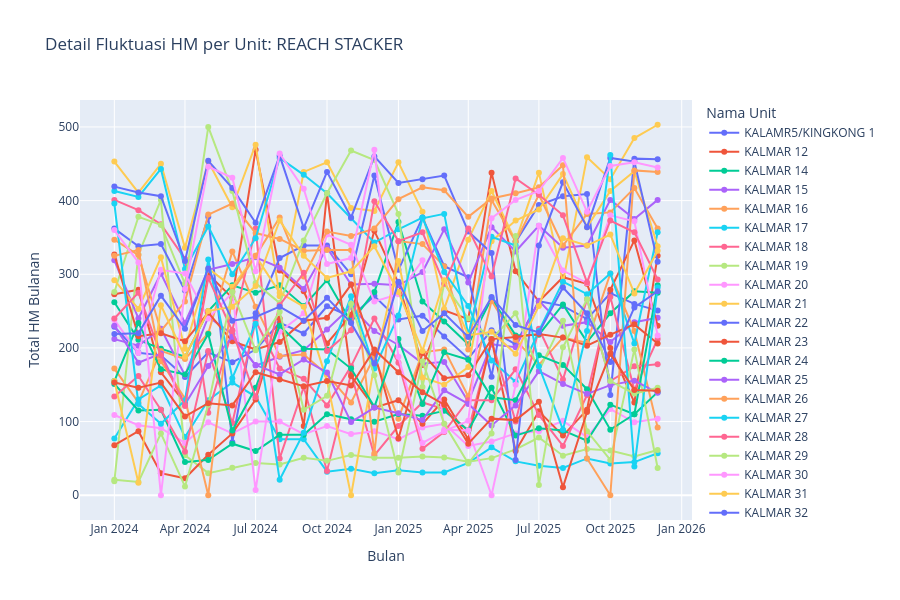

Write notebook code for a chart like this one.
### Markdown cell above
### Tren HM Reach Stacker

### Code cell
# --- AGREGASI BULANAN PER UNIT ---
# Menjumlahkan HM harian menjadi 1 titik total per bulan untuk setiap unit
df_unit_monthly = df_all.groupby(['TYPE', 'EQUIP NAME', 'TAHUN_BULAN'])['Delta_HM'].sum().reset_index()

# 1. Plot Khusus REACH STACKER
df_rs = df_unit_monthly[df_unit_monthly['TYPE'] == 'REACH STACKER']

fig_rs = px.line(df_rs, x='TAHUN_BULAN', y='Delta_HM', color='EQUIP NAME', 
              title='Detail Fluktuasi HM per Unit: REACH STACKER',
              labels={'TAHUN_BULAN': 'Bulan', 'Delta_HM': 'Total HM Bulanan'},
              markers=True)

fig_rs.update_layout(height=600, legend_title_text='Nama Unit')
fig_rs.show()

### Figure 1 — Plotly figure (JSON) as saved in the notebook; plotly's stock layout.template omitted (floating-point values rounded to 4 significant figures)
{"data": [{"hovertemplate": "EQUIP NAME=KALAMR5/KINGKONG 1<br>Bulan=%{x}<br>Total HM Bulanan=%{y}<extra></extra>", "legendgroup": "KALAMR5/KINGKONG 1", "line": {"color": "#636efa", "dash": "solid"}, "marker": {"symbol": "circle"}, "mode": "lines+markers", "name": "KALAMR5/KINGKONG 1", "orientation": "v", "showlegend": true, "type": "scatter", "x": ["2024-01", "2024-02", "2024-03", "2024-04", "2024-05", "2024-06", "2024-07", "2024-08", "2024-09", "2024-10", "2024-11", "2024-12", "2025-01", "2025-02", "2025-03", "2025-04", "2025-05", "2025-06", "2025-07", "2025-08", "2025-09", "2025-10", "2025-11", "2025-12"], "xaxis": "x", "y": [228.7, 193.5, 189.9, 160.5, 194, 180.4, 197.8, 234.1, 219.7, 256.5, 242.2, 270.5, 238.7, 243.8, 215.4, 185.8, 223.9, 204.9, 263.5, 257.1, 239.2, 274.3, 259.8, 250.7], "yaxis": "y"}, {"hovertemplate": "EQUIP NAME=KALMAR 12<br>Bulan=%{x}<br>Total HM Bulanan=%{y}<extra></extra>", "legendgroup": "KALMAR 12", "line": {"color": "#EF553B", "dash": "solid"}, "marker": {"symbol": "circle"}, "mode": "lines+markers", "name": "KALMAR 12", "orientation": "v", "showlegend": true, "type": "scatter", "x": ["2024-01", "2024-02", "2024-03", "2024-04", "2024-05", "2024-06", "2024-07", "2024-08", "2024-09", "2024-10", "2024-11", "2024-12", "2025-01", "2025-02", "2025-03", "2025-04", "2025-05", "2025-06", "2025-07", "2025-08", "2025-09", "2025-10", "2025-11", "2025-12"], "xaxis": "x", "y": [273, 279, 167, 125, 300, 268, 469, 305, 277, 206, 245, 359, 288, 177, 251, 239, 438, 304, 263, 296, 287, 200, 126, 325], "yaxis": "y"}, {"hovertemplate": "EQUIP NAME=KALMAR 14<br>Bulan=%{x}<br>Total HM Bulanan=%{y}<extra></extra>", "legendgroup": "KALMAR 14", "line": {"color": "#00cc96", "dash": "solid"}, "marker": {"symbol": "circle"}, "mode": "lines+markers", "name": "KALMAR 14", "orientation": "v", "showlegend": true, "type": "scatter", "x": ["2024-01", "2024-02", "2024-03", "2024-04", "2024-05", "2024-06", "2024-07", "2024-08", "2024-09", "2024-10", "2024-11", "2024-12", "2025-01", "2025-02", "2025-03", "2025-04", "2025-05", "2025-06", "2025-07", "2025-08", "2025-09", "2025-10", "2025-11", "2025-12"], "xaxis": "x", "y": [262, 211, 199, 188, 250, 285, 275, 285, 257, 292, 235, 276, 371, 263, 236, 205, 267, 217, 218, 259, 208, 247, 277, 275], "yaxis": "y"}, {"hovertemplate": "EQUIP NAME=KALMAR 15<br>Bulan=%{x}<br>Total HM Bulanan=%{y}<extra></extra>", "legendgroup": "KALMAR 15", "line": {"color": "#ab63fa", "dash": "solid"}, "marker": {"symbol": "circle"}, "mode": "lines+markers", "name": "KALMAR 15", "orientation": "v", "showlegend": true, "type": "scatter", "x": ["2024-01", "2024-02", "2024-03", "2024-04", "2024-05", "2024-06", "2024-07", "2024-08", "2024-09", "2024-10", "2024-11", "2024-12", "2025-01", "2025-02", "2025-03", "2025-04", "2025-05", "2025-06", "2025-07", "2025-08", "2025-09", "2025-10", "2025-11", "2025-12"], "xaxis": "x", "y": [212, 203, 226, 163, 242, 219, 176, 188, 197, 225, 256, 223, 204, 179, 181, 127, 205, 201, 264, 230, 235, 208, 235, 241], "yaxis": "y"}, {"hovertemplate": "EQUIP NAME=KALMAR 16<br>Bulan=%{x}<br>Total HM Bulanan=%{y}<extra></extra>", "legendgroup": "KALMAR 16", "line": {"color": "#FFA15A", "dash": "solid"}, "marker": {"symbol": "circle"}, "mode": "lines+markers", "name": "KALMAR 16", "orientation": "v", "showlegend": true, "type": "scatter", "x": ["2024-01", "2024-02", "2024-03", "2024-04", "2024-05", "2024-06", "2024-07", "2024-08", "2024-09", "2024-10", "2024-11", "2024-12", "2025-01", "2025-02", "2025-03", "2025-04", "2025-05", "2025-06", "2025-07", "2025-08", "2025-09", "2025-10", "2025-11", "2025-12"], "xaxis": "x", "y": [172, 126, 196, 185, 220, 331, 256, 189, 191, 164, 126, 188, 104, 194, 198, 134, 264, 211, 177, 214, 207, 301, 223, 92], "yaxis": "y"}, {"hovertemplate": "EQUIP NAME=KALMAR 17<br>Bulan=%{x}<br>Total HM Bulanan=%{y}<extra></extra>", "legendgroup": "KALMAR 17", "line": {"color": "#19d3f3", "dash": "solid"}, "marker": {"symbol": "circle"}, "mode": "lines+markers", "name": "KALMAR 17", "orientation": "v", "showlegend": true, "type": "scatter", "x": ["2024-01", "2024-02", "2024-03", "2024-04", "2024-05", "2024-06", "2024-07", "2024-08", "2024-09", "2024-10", "2024-11", "2024-12", "2025-01", "2025-02", "2025-03", "2025-04", "2025-05", "2025-06", "2025-07", "2025-08", "2025-09", "2025-10", "2025-11", "2025-12"], "xaxis": "x", "y": [77, 130, 149, 79, 129, 153, 134, 76, 76, 32, 36, 30, 34, 31, 31, 44, 65, 46, 40, 37, 50, 43, 45, 57], "yaxis": "y"}, {"hovertemplate": "EQUIP NAME=KALMAR 18<br>Bulan=%{x}<br>Total HM Bulanan=%{y}<extra></extra>", "legendgroup": "KALMAR 18", "line": {"color": "#FF6692", "dash": "solid"}, "marker": {"symbol": "circle"}, "mode": "lines+markers", "name": "KALMAR 18", "orientation": "v", "showlegend": true, "type": "scatter", "x": ["2024-01", "2024-02", "2024-03", "2024-04", "2024-05", "2024-06", "2024-07", "2024-08", "2024-09", "2024-10", "2024-11", "2024-12", "2025-01", "2025-02", "2025-03", "2025-04", "2025-05", "2025-06", "2025-07", "2025-08", "2025-09", "2025-10", "2025-11", "2025-12"], "xaxis": "x", "y": [401, 387, 368, 321, 112, 224, 362, 50, 147, 33, 165, 54, 94, 126, 117, 88, 210, 100, 226, 157, 266, 155, 175, 178], "yaxis": "y"}, {"hovertemplate": "EQUIP NAME=KALMAR 19<br>Bulan=%{x}<br>Total HM Bulanan=%{y}<extra></extra>", "legendgroup": "KALMAR 19", "line": {"color": "#B6E880", "dash": "solid"}, "marker": {"symbol": "circle"}, "mode": "lines+markers", "name": "KALMAR 19", "orientation": "v", "showlegend": true, "type": "scatter", "x": ["2024-01", "2024-02", "2024-03", "2024-04", "2024-05", "2024-06", "2024-07", "2024-08", "2024-09", "2024-10", "2024-11", "2024-12", "2025-01", "2025-02", "2025-03", "2025-04", "2025-05", "2025-06", "2025-07", "2025-08", "2025-09", "2025-10", "2025-11", "2025-12"], "xaxis": "x", "y": [19, 327, 401, 54.4, 30, 37.3, 43.7, 41.9, 51, 46.7, 54.5, 50.8, 50.9, 52.6, 51.2, 45.5, 50.4, 62.2, 78.4, 53.6, 62.7, 60.8, 52.8, 61.5], "yaxis": "y"}, {"hovertemplate": "EQUIP NAME=KALMAR 20<br>Bulan=%{x}<br>Total HM Bulanan=%{y}<extra></extra>", "legendgroup": "KALMAR 20", "line": {"color": "#FF97FF", "dash": "solid"}, "marker": {"symbol": "circle"}, "mode": "lines+markers", "name": "KALMAR 20", "orientation": "v", "showlegend": true, "type": "scatter", "x": ["2024-01", "2024-02", "2024-03", "2024-04", "2024-05", "2024-06", "2024-07", "2024-08", "2024-09", "2024-10", "2024-11", "2024-12", "2025-01", "2025-02", "2025-03", "2025-04", "2025-05", "2025-06", "2025-07", "2025-08", "2025-09", "2025-10", "2025-11", "2025-12"], "xaxis": "x", "y": [109, 95, 91, 71, 99, 84, 100, 100, 83, 94, 83, 87, 76, 92, 97, 67, 73, 84, 87, 101, 79, 117, 99, 104], "yaxis": "y"}, {"hovertemplate": "EQUIP NAME=KALMAR 21<br>Bulan=%{x}<br>Total HM Bulanan=%{y}<extra></extra>", "legendgroup": "KALMAR 21", "line": {"color": "#FECB52", "dash": "solid"}, "marker": {"symbol": "circle"}, "mode": "lines+markers", "name": "KALMAR 21", "orientation": "v", "showlegend": true, "type": "scatter", "x": ["2024-01", "2024-02", "2024-03", "2024-04", "2024-05", "2024-06", "2024-07", "2024-08", "2024-09", "2024-10", "2024-11", "2024-12", "2025-01", "2025-02", "2025-03", "2025-04", "2025-05", "2025-06", "2025-07", "2025-08", "2025-09", "2025-10", "2025-11", "2025-12"], "xaxis": "x", "y": [453, 411, 450, 336, 453, 391, 476, 270, 439, 452, 390, 386, 452, 385, 253, 347, 413, 345, 438, 289, 459, 429, 485, 503], "yaxis": "y"}, {"hovertemplate": "EQUIP NAME=KALMAR 22<br>Bulan=%{x}<br>Total HM Bulanan=%{y}<extra></extra>", "legendgroup": "KALMAR 22", "line": {"color": "#636efa", "dash": "solid"}, "marker": {"symbol": "circle"}, "mode": "lines+markers", "name": "KALMAR 22", "orientation": "v", "showlegend": true, "type": "scatter", "x": ["2024-01", "2024-02", "2024-03", "2024-04", "2024-05", "2024-06", "2024-07", "2024-08", "2024-09", "2024-10", "2024-11", "2024-12", "2025-01", "2025-02", "2025-03", "2025-04", "2025-05", "2025-06", "2025-07", "2025-08", "2025-09", "2025-10", "2025-11", "2025-12"], "xaxis": "x", "y": [362, 338, 341, 278, 378, 72, 247, 322, 339, 339, 300, 434, 306, 377, 311, 296, 161, 344, 394, 406, 409, 136, 457, 456], "yaxis": "y"}, {"hovertemplate": "EQUIP NAME=KALMAR 23<br>Bulan=%{x}<br>Total HM Bulanan=%{y}<extra></extra>", "legendgroup": "KALMAR 23", "line": {"color": "#EF553B", "dash": "solid"}, "marker": {"symbol": "circle"}, "mode": "lines+markers", "name": "KALMAR 23", "orientation": "v", "showlegend": true, "type": "scatter", "x": ["2024-01", "2024-02", "2024-03", "2024-04", "2024-05", "2024-06", "2024-07", "2024-08", "2024-09", "2024-10", "2024-11", "2024-12", "2025-01", "2025-02", "2025-03", "2025-04", "2025-05", "2025-06", "2025-07", "2025-08", "2025-09", "2025-10", "2025-11", "2025-12"], "xaxis": "x", "y": [68, 87, 30, 23, 55, 84, 130, 240, 94, 410, 162, 119, 129, 97, 130, 76, 211, 60, 114, 81, 116, 279, 346, 230], "yaxis": "y"}, {"hovertemplate": "EQUIP NAME=KALMAR 24<br>Bulan=%{x}<br>Total HM Bulanan=%{y}<extra></extra>", "legendgroup": "KALMAR 24", "line": {"color": "#00cc96", "dash": "solid"}, "marker": {"symbol": "circle"}, "mode": "lines+markers", "name": "KALMAR 24", "orientation": "v", "showlegend": true, "type": "scatter", "x": ["2024-01", "2024-02", "2024-03", "2024-04", "2024-05", "2024-06", "2024-07", "2024-08", "2024-09", "2024-10", "2024-11", "2024-12", "2025-01", "2025-02", "2025-03", "2025-04", "2025-05", "2025-06", "2025-07", "2025-08", "2025-09", "2025-10", "2025-11", "2025-12"], "xaxis": "x", "y": [151, 115, 116, 45, 48, 70, 60, 82, 82, 110.1, 103.2, 99.9, 110.3, 107.8, 114.7, 88, 146, 81, 91, 88, 74, 123, 110, 140], "yaxis": "y"}, {"hovertemplate": "EQUIP NAME=KALMAR 25<br>Bulan=%{x}<br>Total HM Bulanan=%{y}<extra></extra>", "legendgroup": "KALMAR 25", "line": {"color": "#ab63fa", "dash": "solid"}, "marker": {"symbol": "circle"}, "mode": "lines+markers", "name": "KALMAR 25", "orientation": "v", "showlegend": true, "type": "scatter", "x": ["2024-01", "2024-02", "2024-03", "2024-04", "2024-05", "2024-06", "2024-07", "2024-08", "2024-09", "2024-10", "2024-11", "2024-12", "2025-01", "2025-02", "2025-03", "2025-04", "2025-05", "2025-06", "2025-07", "2025-08", "2025-09", "2025-10", "2025-11", "2025-12"], "xaxis": "x", "y": [319, 240, 301, 234, 306, 314, 323, 309, 280, 336, 286, 287, 285, 303, 361, 289, 364, 331, 366, 336, 339, 401, 375, 401], "yaxis": "y"}, {"hovertemplate": "EQUIP NAME=KALMAR 26<br>Bulan=%{x}<br>Total HM Bulanan=%{y}<extra></extra>", "legendgroup": "KALMAR 26", "line": {"color": "#FFA15A", "dash": "solid"}, "marker": {"symbol": "circle"}, "mode": "lines+markers", "name": "KALMAR 26", "orientation": "v", "showlegend": true, "type": "scatter", "x": ["2024-01", "2024-02", "2024-03", "2024-04", "2024-05", "2024-06", "2024-07", "2024-08", "2024-09", "2024-10", "2024-11", "2024-12", "2025-01", "2025-02", "2025-03", "2025-04", "2025-05", "2025-06", "2025-07", "2025-08", "2025-09", "2025-10", "2025-11", "2025-12"], "xaxis": "x", "y": [347, 326, 223, 263, 381, 396, 356, 348, 332, 333, 333, 57, 345, 341, 311, 198, 401, 344, 408, 339, 382, 384, 417, 362], "yaxis": "y"}, {"hovertemplate": "EQUIP NAME=KALMAR 27<br>Bulan=%{x}<br>Total HM Bulanan=%{y}<extra></extra>", "legendgroup": "KALMAR 27", "line": {"color": "#19d3f3", "dash": "solid"}, "marker": {"symbol": "circle"}, "mode": "lines+markers", "name": "KALMAR 27", "orientation": "v", "showlegend": true, "type": "scatter", "x": ["2024-01", "2024-02", "2024-03", "2024-04", "2024-05", "2024-06", "2024-07", "2024-08", "2024-09", "2024-10", "2024-11", "2024-12", "2025-01", "2025-02", "2025-03", "2025-04", "2025-05", "2025-06", "2025-07", "2025-08", "2025-09", "2025-10", "2025-11", "2025-12"], "xaxis": "x", "y": [413, 405, 443, 307, 365, 300, 349, 458, 435, 410, 376, 343, 361, 377, 303, 257, 183, 154, 223, 290, 273, 301, 206, 357], "yaxis": "y"}, {"hovertemplate": "EQUIP NAME=KALMAR 28<br>Bulan=%{x}<br>Total HM Bulanan=%{y}<extra></extra>", "legendgroup": "KALMAR 28", "line": {"color": "#FF6692", "dash": "solid"}, "marker": {"symbol": "circle"}, "mode": "lines+markers", "name": "KALMAR 28", "orientation": "v", "showlegend": true, "type": "scatter", "x": ["2024-01", "2024-02", "2024-03", "2024-04", "2024-05", "2024-06", "2024-07", "2024-08", "2024-09", "2024-10", "2024-11", "2024-12", "2025-01", "2025-02", "2025-03", "2025-04", "2025-05", "2025-06", "2025-07", "2025-08", "2025-09", "2025-10", "2025-11", "2025-12"], "xaxis": "x", "y": [134, 162, 116, 59, 196, 98, 237, 172, 158, 122, 175, 240, 180, 63, 86, 129, 129, 171, 109, 67, 136, 269, 143, 212], "yaxis": "y"}, {"hovertemplate": "EQUIP NAME=KALMAR 29<br>Bulan=%{x}<br>Total HM Bulanan=%{y}<extra></extra>", "legendgroup": "KALMAR 29", "line": {"color": "#B6E880", "dash": "solid"}, "marker": {"symbol": "circle"}, "mode": "lines+markers", "name": "KALMAR 29", "orientation": "v", "showlegend": true, "type": "scatter", "x": ["2024-01", "2024-02", "2024-03", "2024-04", "2024-05", "2024-06", "2024-07", "2024-08", "2024-09", "2024-10", "2024-11", "2024-12", "2025-01", "2025-02", "2025-03", "2025-04", "2025-05", "2025-06", "2025-07", "2025-08", "2025-09", "2025-10", "2025-11", "2025-12"], "xaxis": "x", "y": [276, 378, 367, 287, 500, 413, 288, 261, 346, 410, 468, 455, 382, 147, 287, 240, 212, 247, 169, 237, 87, 48, 198, 37], "yaxis": "y"}, {"hovertemplate": "EQUIP NAME=KALMAR 30<br>Bulan=%{x}<br>Total HM Bulanan=%{y}<extra></extra>", "legendgroup": "KALMAR 30", "line": {"color": "#FF97FF", "dash": "solid"}, "marker": {"symbol": "circle"}, "mode": "lines+markers", "name": "KALMAR 30", "orientation": "v", "showlegend": true, "type": "scatter", "x": ["2024-01", "2024-02", "2024-03", "2024-04", "2024-05", "2024-06", "2024-07", "2024-08", "2024-09", "2024-10", "2024-11", "2024-12", "2025-01", "2025-02", "2025-03", "2025-04", "2025-05", "2025-06", "2025-07", "2025-08", "2025-09", "2025-10", "2025-11", "2025-12"], "xaxis": "x", "y": [238, 193, 306, 301, 240, 275, 7, 222, 247, 354, 340, 263, 273, 319, 89, 88, 0, 150, 366, 305, 288, 380, 372, 217], "yaxis": "y"}, {"hovertemplate": "EQUIP NAME=KALMAR 31<br>Bulan=%{x}<br>Total HM Bulanan=%{y}<extra></extra>", "legendgroup": "KALMAR 31", "line": {"color": "#FECB52", "dash": "solid"}, "marker": {"symbol": "circle"}, "mode": "lines+markers", "name": "KALMAR 31", "orientation": "v", "showlegend": true, "type": "scatter", "x": ["2024-01", "2024-02", "2024-03", "2024-04", "2024-05", "2024-06", "2024-07", "2024-08", "2024-09", "2024-10", "2024-11", "2024-12", "2025-01", "2025-02", "2025-03", "2025-04", "2025-05", "2025-06", "2025-07", "2025-08", "2025-09", "2025-10", "2025-11", "2025-12"], "xaxis": "x", "y": [292, 253, 323, 199, 308, 283, 325, 275, 256, 155, 0, 177, 318, 160, 150, 174, 345, 373, 388, 436, 364, 413, 440, 338], "yaxis": "y"}, {"hovertemplate": "EQUIP NAME=KALMAR 32<br>Bulan=%{x}<br>Total HM Bulanan=%{y}<extra></extra>", "legendgroup": "KALMAR 32", "line": {"color": "#636efa", "dash": "solid"}, "marker": {"symbol": "circle"}, "mode": "lines+markers", "name": "KALMAR 32", "orientation": "v", "showlegend": true, "type": "scatter", "x": ["2024-01", "2024-02", "2024-03", "2024-04", "2024-05", "2024-06", "2024-07", "2024-08", "2024-09", "2024-10", "2024-11", "2024-12", "2025-01", "2025-02", "2025-03", "2025-04", "2025-05", "2025-06", "2025-07", "2025-08", "2025-09", "2025-10", "2025-11", "2025-12"], "xaxis": "x", "y": [419, 411, 406, 318, 454, 417, 370, 461, 363, 439, 377, 460, 424, 429, 434, 358, 329, 48, 339, 425, 364, 458, 453, 317], "yaxis": "y"}, {"hovertemplate": "EQUIP NAME=KALMAR 4<br>Bulan=%{x}<br>Total HM Bulanan=%{y}<extra></extra>", "legendgroup": "KALMAR 4", "line": {"color": "#EF553B", "dash": "solid"}, "marker": {"symbol": "circle"}, "mode": "lines+markers", "name": "KALMAR 4", "orientation": "v", "showlegend": true, "type": "scatter", "x": ["2024-01", "2024-02", "2024-03", "2024-04", "2024-05", "2024-06", "2024-07", "2024-08", "2024-09", "2024-10", "2024-11", "2024-12", "2025-01", "2025-02", "2025-03", "2025-04", "2025-05", "2025-06", "2025-07", "2025-08", "2025-09", "2025-10", "2025-11", "2025-12"], "xaxis": "x", "y": [327, 216, 220, 209, 248, 209, 198, 208, 237, 241, 286, 193, 77, 193, 159, 163, 212, 215, 219, 214, 203, 218, 232, 206], "yaxis": "y"}, {"hovertemplate": "EQUIP NAME=KALMAR 7<br>Bulan=%{x}<br>Total HM Bulanan=%{y}<extra></extra>", "legendgroup": "KALMAR 7", "line": {"color": "#00cc96", "dash": "solid"}, "marker": {"symbol": "circle"}, "mode": "lines+markers", "name": "KALMAR 7", "orientation": "v", "showlegend": true, "type": "scatter", "x": ["2024-01", "2024-02", "2024-03", "2024-04", "2024-05", "2024-06", "2024-07", "2024-08", "2024-09", "2024-10", "2024-11", "2024-12", "2025-01", "2025-02", "2025-03", "2025-04", "2025-05", "2025-06", "2025-07", "2025-08", "2025-09", "2025-10", "2025-11", "2025-12"], "xaxis": "x", "y": [155, 234, 171, 164, 219, 88, 146, 230, 199, 198, 172, 120, 212, 124, 194, 184, 133, 129, 190, 177, 144, 89, 110, 285], "yaxis": "y"}, {"hovertemplate": "EQUIP NAME=KALMAR1/GAJAH<br>Bulan=%{x}<br>Total HM Bulanan=%{y}<extra></extra>", "legendgroup": "KALMAR1/GAJAH", "line": {"color": "#ab63fa", "dash": "solid"}, "marker": {"symbol": "circle"}, "mode": "lines+markers", "name": "KALMAR1/GAJAH", "orientation": "v", "showlegend": true, "type": "scatter", "x": ["2024-01", "2024-02", "2024-03", "2024-04", "2024-05", "2024-06", "2024-07", "2024-08", "2024-09", "2024-10", "2024-11", "2024-12", "2025-01", "2025-02", "2025-03", "2025-04", "2025-05", "2025-06", "2025-07", "2025-08", "2025-09", "2025-10", "2025-11", "2025-12"], "xaxis": "x", "y": [230.2, 180, 192.4, 123.2, 175.5, 215.1, 176.8, 164, 184.3, 166.7, 99.3, 119, 111.2, 102, 142.4, 124, 94.7, 122, 168.5, 151.1, 137.7, 149.5, 155.6, 139.1], "yaxis": "y"}, {"hovertemplate": "EQUIP NAME=KALMAR11/KINGKONG 2<br>Bulan=%{x}<br>Total HM Bulanan=%{y}<extra></extra>", "legendgroup": "KALMAR11/KINGKONG 2", "line": {"color": "#FFA15A", "dash": "solid"}, "marker": {"symbol": "circle"}, "mode": "lines+markers", "name": "KALMAR11/KINGKONG 2", "orientation": "v", "showlegend": true, "type": "scatter", "x": ["2024-01", "2024-02", "2024-03", "2024-04", "2024-05", "2024-06", "2024-07", "2024-08", "2024-09", "2024-10", "2024-11", "2024-12", "2025-01", "2025-02", "2025-03", "2025-04", "2025-05", "2025-06", "2025-07", "2025-08", "2025-09", "2025-10", "2025-11", "2025-12"], "xaxis": "x", "y": [325, 333, 182, 131, 0, 277, 325, 377, 297, 358, 352, 362, 402, 418, 414, 378, 403, 410, 418, 448, 50, 0, 441, 439], "yaxis": "y"}, {"hovertemplate": "EQUIP NAME=KALMAR2/BISON<br>Bulan=%{x}<br>Total HM Bulanan=%{y}<extra></extra>", "legendgroup": "KALMAR2/BISON", "line": {"color": "#19d3f3", "dash": "solid"}, "marker": {"symbol": "circle"}, "mode": "lines+markers", "name": "KALMAR2/BISON", "orientation": "v", "showlegend": true, "type": "scatter", "x": ["2024-01", "2024-02", "2024-03", "2024-04", "2024-05", "2024-06", "2024-07", "2024-08", "2024-09", "2024-10", "2024-11", "2024-12", "2025-01", "2025-02", "2025-03", "2025-04", "2025-05", "2025-06", "2025-07", "2025-08", "2025-09", "2025-10", "2025-11", "2025-12"], "xaxis": "x", "y": [396, 124, 97, 129, 320, 159, 233, 21, 85, 182, 270, 172, 244, 376, 382, 218, 351, 339, 175, 89, 223, 462, 39, 282], "yaxis": "y"}, {"hovertemplate": "EQUIP NAME=KONECRANES<br>Bulan=%{x}<br>Total HM Bulanan=%{y}<extra></extra>", "legendgroup": "KONECRANES", "line": {"color": "#FF6692", "dash": "solid"}, "marker": {"symbol": "circle"}, "mode": "lines+markers", "name": "KONECRANES", "orientation": "v", "showlegend": true, "type": "scatter", "x": ["2024-01", "2024-02", "2024-03", "2024-04", "2024-05", "2024-06", "2024-07", "2024-08", "2024-09", "2024-10", "2024-11", "2024-12", "2025-01", "2025-02", "2025-03", "2025-04", "2025-05", "2025-06", "2025-07", "2025-08", "2025-09", "2025-10", "2025-11", "2025-12"], "xaxis": "x", "y": [240, 275, 190, 121, 295, 223, 133, 258, 302, 196, 224, 399, 345, 357, 287, 362, 297, 430, 408, 380, 289, 373, 357, 293], "yaxis": "y"}, {"hovertemplate": "EQUIP NAME=KONECRANES 2<br>Bulan=%{x}<br>Total HM Bulanan=%{y}<extra></extra>", "legendgroup": "KONECRANES 2", "line": {"color": "#B6E880", "dash": "solid"}, "marker": {"symbol": "circle"}, "mode": "lines+markers", "name": "KONECRANES 2", "orientation": "v", "showlegend": true, "type": "scatter", "x": ["2024-01", "2024-02", "2024-03", "2024-04", "2024-05", "2024-06", "2024-07", "2024-08", "2024-09", "2024-10", "2024-11", "2024-12", "2025-01", "2025-02", "2025-03", "2025-04", "2025-05", "2025-06", "2025-07", "2025-08", "2025-09", "2025-10", "2025-11", "2025-12"], "xaxis": "x", "y": [21, 18, 84, 12, 123, 276, 197, 249, 116, 135, 260, 163, 31, 182, 97, 43, 84, 352, 14, 201, 266, 155, 138, 146], "yaxis": "y"}, {"hovertemplate": "EQUIP NAME=KONECRANES 3<br>Bulan=%{x}<br>Total HM Bulanan=%{y}<extra></extra>", "legendgroup": "KONECRANES 3", "line": {"color": "#FF97FF", "dash": "solid"}, "marker": {"symbol": "circle"}, "mode": "lines+markers", "name": "KONECRANES 3", "orientation": "v", "showlegend": true, "type": "scatter", "x": ["2024-01", "2024-02", "2024-03", "2024-04", "2024-05", "2024-06", "2024-07", "2024-08", "2024-09", "2024-10", "2024-11", "2024-12", "2025-01", "2025-02", "2025-03", "2025-04", "2025-05", "2025-06", "2025-07", "2025-08", "2025-09", "2025-10", "2025-11", "2025-12"], "xaxis": "x", "y": [360, 316, 0, 280, 446, 431, 304, 464, 416, 314, 322, 469, 188, 71, 87, 101, 376, 401, 413, 458, 385, 447, 452, 445], "yaxis": "y"}, {"hovertemplate": "EQUIP NAME=LINDE<br>Bulan=%{x}<br>Total HM Bulanan=%{y}<extra></extra>", "legendgroup": "LINDE", "line": {"color": "#FECB52", "dash": "solid"}, "marker": {"symbol": "circle"}, "mode": "lines+markers", "name": "LINDE", "orientation": "v", "showlegend": true, "type": "scatter", "x": ["2024-01", "2024-02", "2024-03", "2024-04", "2024-05", "2024-06", "2024-07", "2024-08", "2024-09", "2024-10", "2024-11", "2024-12", "2025-01", "2025-02", "2025-03", "2025-04", "2025-05", "2025-06", "2025-07", "2025-08", "2025-09", "2025-10", "2025-11", "2025-12"], "xaxis": "x", "y": [155, 17, 258, 188, 250, 256, 284, 373, 325, 295, 304, 338, 276, 196, 292, 217, 222, 192, 257, 349, 339, 354, 274, 332], "yaxis": "y"}, {"hovertemplate": "EQUIP NAME=SANY KUPP<br>Bulan=%{x}<br>Total HM Bulanan=%{y}<extra></extra>", "legendgroup": "SANY KUPP", "line": {"color": "#636efa", "dash": "solid"}, "marker": {"symbol": "circle"}, "mode": "lines+markers", "name": "SANY KUPP", "orientation": "v", "showlegend": true, "type": "scatter", "x": ["2024-01", "2024-02", "2024-03", "2024-04", "2024-05", "2024-06", "2024-07", "2024-08", "2024-09", "2024-10", "2024-11", "2024-12", "2025-01", "2025-02", "2025-03", "2025-04", "2025-05", "2025-06", "2025-07", "2025-08", "2025-09", "2025-10", "2025-11", "2025-12"], "xaxis": "x", "y": [219, 220, 271, 226, 308, 237, 242, 256, 237, 268, 234, 179, 290, 223, 247, 215, 269, 231, 221, 282, 247, 181, 255, 277], "yaxis": "y"}, {"hovertemplate": "EQUIP NAME=SMV<br>Bulan=%{x}<br>Total HM Bulanan=%{y}<extra></extra>", "legendgroup": "SMV", "line": {"color": "#EF553B", "dash": "solid"}, "marker": {"symbol": "circle"}, "mode": "lines+markers", "name": "SMV", "orientation": "v", "showlegend": true, "type": "scatter", "x": ["2024-01", "2024-02", "2024-03", "2024-04", "2024-05", "2024-06", "2024-07", "2024-08", "2024-09", "2024-10", "2024-11", "2024-12", "2025-01", "2025-02", "2025-03", "2025-04", "2025-05", "2025-06", "2025-07", "2025-08", "2025-09", "2025-10", "2025-11", "2025-12"], "xaxis": "x", "y": [153, 146, 153, 107, 125, 122, 167, 157, 148, 155, 149, 198, 167, 140, 123, 70, 104, 102, 127, 11, 113, 192, 143, 142], "yaxis": "y"}], "layout": {"height": 600, "legend": {"title": {"text": "Nama Unit"}, "tracegroupgap": 0}, "title": {"text": "Detail Fluktuasi HM per Unit: REACH STACKER"}, "xaxis": {"anchor": "y", "domain": [0, 1], "title": {"text": "Bulan"}}, "yaxis": {"anchor": "x", "domain": [0, 1], "title": {"text": "Total HM Bulanan"}}}}
